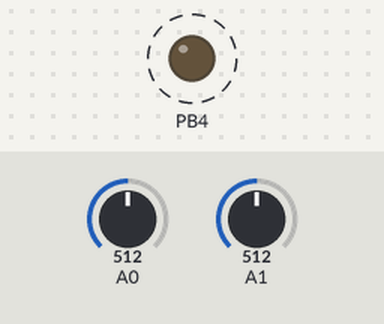
A sketch run on a simulated ATtiny85, built with avr-gcc and run on an emulated ATtiny85. Shown: output pins drawn as LEDs (lit = HIGH). Dashed ring = blinking. The test bench sets the inputs (shaded band); at power-on: A0 = 512, A1 = 512. What the sketch prints to the serial monitor is not drawn.

Above: at 4.5 s.
Timing chart, 0 to 7.0 s (numbered marks = the images above):
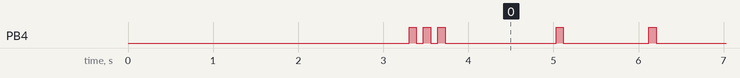

Measured:
- by itself, PB4: moves between LOW and HIGH, repeating every 29.4 s

The sketch:

T85_Temp_Vcc_EMA.ino
```cpp
// ATtiny85 measuring its own power supply and
// ambient temperature w/o external hardware
// it implements an exponential moving average algorithm
// with integer-math to display smooth output
// adjust the next two values until you get good results

// This holds the Temp-correction-coefficient
// common values: 300 - 318. The lower the value the higher the output
#define TEMP_REF 308      // Temp coefficient

// adjust ADC_REF. The higher the value the higher the output
#define ADC_REF 1001       // 1.1V internal reference in mV

// ===============
#define VBG_CHANNEL  0x0E // Bandgap reference channel
#define TEMP_CHANNEL 0x0F // Temperature sensor channel

// ---------- EMA CONFIGURATION ----------
// The smoothing factor determines how "slow" the value reacts.
// Higher divisor = smoother but slower response.
// Common values: 4, 8, 16 (must be a power of 2 for efficiency)
const uint8_t EMA_DIVISOR = 8;  // Equivalent to alpha = 1/8

// This holds the ADC-values
int tempRaw, vbgRaw;

// This holds the filtered value (start at your first ADC read)
int filteredTempRaw, filteredVbgRaw;


void setup() {

  pinMode (4, OUTPUT);
  analogReference(INTERNAL);  // Use internal 1.1V reference
  Serial.begin(9600);

  Serial.print ("\nATTiny showing Vcc");
  Serial.print ("\nand Temp in °C");
  Serial.print ("\npriming the EMA .");

  // prime the values
  for (int i = 0; i < 40; i++)  {
    tempRaw = analogRead(TEMP_CHANNEL);
    vbgRaw  = analogRead(VBG_CHANNEL);
    // === EMA updates ===
    filteredTempRaw = (filteredTempRaw * (EMA_DIVISOR - 1) + tempRaw) / EMA_DIVISOR;
    filteredVbgRaw  = (filteredVbgRaw  * (EMA_DIVISOR - 1) + vbgRaw ) / EMA_DIVISOR;
    delay (80);
    if (!(i % 5)) Serial.print (".");
  }

  for (int i = 0; i < 3; i++)  {
    // Flash LED on Pin 4 thrice
    delay(85);
    digitalWrite (4, HIGH);
    delay(85);
    digitalWrite (4, LOW);
  }
  delay (300);

}

void loop() {

  // === Raw ADC readings ===
  tempRaw = analogRead(TEMP_CHANNEL);
  vbgRaw  = analogRead(VBG_CHANNEL);

  // === EMA updates ===
  filteredTempRaw = (filteredTempRaw * (EMA_DIVISOR - 1) + tempRaw) / EMA_DIVISOR;
  filteredVbgRaw  = (filteredVbgRaw  * (EMA_DIVISOR - 1) + vbgRaw ) / EMA_DIVISOR;

  float temperatureC = (filteredTempRaw - TEMP_REF) / 1.1 + 25;  // estimation
  float vcc = (ADC_REF * 1024.0) / filteredVbgRaw;  // in mV

  // === Output ===
  Serial.print("\nTemp: ");
  Serial.print(temperatureC, 1);
  Serial.print(" °C | Vcc: ");
  Serial.print(vcc / 1000.0, 3);
  Serial.print(" V");

  // Flash LED on Pin 4
  delay(1000);
  digitalWrite (4, HIGH);
  delay(85);
  digitalWrite (4, LOW);

}
```
